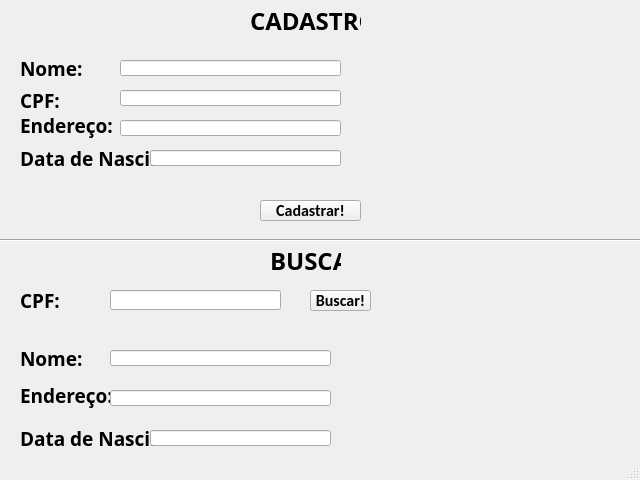
<?xml version="1.0" encoding="UTF-8"?>
<ui version="4.0">
 <class>MainWindow</class>
 <widget class="QMainWindow" name="MainWindow">
  <property name="geometry">
   <rect>
    <x>0</x>
    <y>0</y>
    <width>640</width>
    <height>480</height>
   </rect>
  </property>
  <property name="font">
   <font>
    <family>Arial</family>
    <pointsize>14</pointsize>
    <weight>50</weight>
    <bold>false</bold>
   </font>
  </property>
  <property name="windowTitle">
   <string>MainWindow</string>
  </property>
  <widget class="QWidget" name="centralwidget">
   <widget class="QLabel" name="label">
    <property name="geometry">
     <rect>
      <x>250</x>
      <y>0</y>
      <width>111</width>
      <height>41</height>
     </rect>
    </property>
    <property name="font">
     <font>
      <family>Bahnschrift</family>
      <pointsize>18</pointsize>
      <weight>75</weight>
      <bold>true</bold>
     </font>
    </property>
    <property name="text">
     <string>CADASTRO</string>
    </property>
   </widget>
   <widget class="QLineEdit" name="lineEdit">
    <property name="geometry">
     <rect>
      <x>120</x>
      <y>60</y>
      <width>221</width>
      <height>16</height>
     </rect>
    </property>
    <property name="font">
     <font>
      <family>Arial</family>
      <pointsize>10</pointsize>
      <weight>50</weight>
      <bold>false</bold>
     </font>
    </property>
   </widget>
   <widget class="QLabel" name="label_2">
    <property name="geometry">
     <rect>
      <x>20</x>
      <y>60</y>
      <width>101</width>
      <height>16</height>
     </rect>
    </property>
    <property name="font">
     <font>
      <family>Agency FB</family>
      <pointsize>14</pointsize>
      <weight>75</weight>
      <bold>true</bold>
     </font>
    </property>
    <property name="text">
     <string>Nome:</string>
    </property>
   </widget>
   <widget class="QLabel" name="label_3">
    <property name="geometry">
     <rect>
      <x>20</x>
      <y>90</y>
      <width>47</width>
      <height>21</height>
     </rect>
    </property>
    <property name="font">
     <font>
      <family>Agency FB</family>
      <pointsize>14</pointsize>
      <weight>75</weight>
      <bold>true</bold>
     </font>
    </property>
    <property name="text">
     <string>CPF:</string>
    </property>
   </widget>
   <widget class="QLabel" name="label_4">
    <property name="geometry">
     <rect>
      <x>20</x>
      <y>110</y>
      <width>131</width>
      <height>31</height>
     </rect>
    </property>
    <property name="font">
     <font>
      <family>Agency FB</family>
      <pointsize>14</pointsize>
      <weight>75</weight>
      <bold>true</bold>
     </font>
    </property>
    <property name="text">
     <string>Endereço:</string>
    </property>
   </widget>
   <widget class="QLabel" name="label_5">
    <property name="geometry">
     <rect>
      <x>20</x>
      <y>150</y>
      <width>201</width>
      <height>16</height>
     </rect>
    </property>
    <property name="font">
     <font>
      <family>Agency FB</family>
      <pointsize>14</pointsize>
      <weight>75</weight>
      <bold>true</bold>
     </font>
    </property>
    <property name="text">
     <string>Data de Nascimento:</string>
    </property>
   </widget>
   <widget class="QLineEdit" name="lineEdit_2">
    <property name="geometry">
     <rect>
      <x>120</x>
      <y>90</y>
      <width>221</width>
      <height>16</height>
     </rect>
    </property>
    <property name="font">
     <font>
      <family>Arial</family>
      <pointsize>10</pointsize>
      <weight>50</weight>
      <bold>false</bold>
     </font>
    </property>
   </widget>
   <widget class="QLineEdit" name="lineEdit_3">
    <property name="geometry">
     <rect>
      <x>120</x>
      <y>120</y>
      <width>221</width>
      <height>16</height>
     </rect>
    </property>
    <property name="font">
     <font>
      <family>Arial</family>
      <pointsize>10</pointsize>
      <weight>50</weight>
      <bold>false</bold>
     </font>
    </property>
   </widget>
   <widget class="QPushButton" name="pushButton">
    <property name="geometry">
     <rect>
      <x>260</x>
      <y>200</y>
      <width>101</width>
      <height>21</height>
     </rect>
    </property>
    <property name="font">
     <font>
      <family>Calibri</family>
      <pointsize>12</pointsize>
      <weight>75</weight>
      <bold>true</bold>
     </font>
    </property>
    <property name="autoFillBackground">
     <bool>false</bool>
    </property>
    <property name="text">
     <string>Cadastrar!</string>
    </property>
   </widget>
   <widget class="Line" name="line">
    <property name="geometry">
     <rect>
      <x>0</x>
      <y>230</y>
      <width>641</width>
      <height>21</height>
     </rect>
    </property>
    <property name="orientation">
     <enum>Qt::Horizontal</enum>
    </property>
   </widget>
   <widget class="QLabel" name="label_6">
    <property name="geometry">
     <rect>
      <x>270</x>
      <y>240</y>
      <width>71</width>
      <height>41</height>
     </rect>
    </property>
    <property name="font">
     <font>
      <family>Bahnschrift</family>
      <pointsize>18</pointsize>
      <weight>75</weight>
      <bold>true</bold>
     </font>
    </property>
    <property name="text">
     <string>BUSCA</string>
    </property>
   </widget>
   <widget class="QLabel" name="label_7">
    <property name="geometry">
     <rect>
      <x>20</x>
      <y>290</y>
      <width>47</width>
      <height>21</height>
     </rect>
    </property>
    <property name="font">
     <font>
      <family>Agency FB</family>
      <pointsize>14</pointsize>
      <weight>75</weight>
      <bold>true</bold>
     </font>
    </property>
    <property name="text">
     <string>CPF:</string>
    </property>
   </widget>
   <widget class="QLineEdit" name="lineEdit_4">
    <property name="geometry">
     <rect>
      <x>110</x>
      <y>290</y>
      <width>171</width>
      <height>20</height>
     </rect>
    </property>
   </widget>
   <widget class="QPushButton" name="pushButton_2">
    <property name="geometry">
     <rect>
      <x>310</x>
      <y>290</y>
      <width>61</width>
      <height>21</height>
     </rect>
    </property>
    <property name="font">
     <font>
      <family>Calibri</family>
      <pointsize>12</pointsize>
      <weight>75</weight>
      <bold>true</bold>
     </font>
    </property>
    <property name="autoFillBackground">
     <bool>false</bool>
    </property>
    <property name="text">
     <string>Buscar!</string>
    </property>
   </widget>
   <widget class="QLabel" name="label_8">
    <property name="geometry">
     <rect>
      <x>20</x>
      <y>350</y>
      <width>101</width>
      <height>16</height>
     </rect>
    </property>
    <property name="font">
     <font>
      <family>Agency FB</family>
      <pointsize>14</pointsize>
      <weight>75</weight>
      <bold>true</bold>
     </font>
    </property>
    <property name="text">
     <string>Nome:</string>
    </property>
   </widget>
   <widget class="QLineEdit" name="lineEdit_5">
    <property name="geometry">
     <rect>
      <x>110</x>
      <y>350</y>
      <width>221</width>
      <height>16</height>
     </rect>
    </property>
    <property name="font">
     <font>
      <family>Arial</family>
      <pointsize>10</pointsize>
      <weight>50</weight>
      <bold>false</bold>
     </font>
    </property>
   </widget>
   <widget class="QLabel" name="label_9">
    <property name="geometry">
     <rect>
      <x>20</x>
      <y>380</y>
      <width>131</width>
      <height>31</height>
     </rect>
    </property>
    <property name="font">
     <font>
      <family>Agency FB</family>
      <pointsize>14</pointsize>
      <weight>75</weight>
      <bold>true</bold>
     </font>
    </property>
    <property name="text">
     <string>Endereço:</string>
    </property>
   </widget>
   <widget class="QLineEdit" name="lineEdit_6">
    <property name="geometry">
     <rect>
      <x>110</x>
      <y>390</y>
      <width>221</width>
      <height>16</height>
     </rect>
    </property>
    <property name="font">
     <font>
      <family>Arial</family>
      <pointsize>10</pointsize>
      <weight>50</weight>
      <bold>false</bold>
     </font>
    </property>
   </widget>
   <widget class="QLabel" name="label_10">
    <property name="geometry">
     <rect>
      <x>20</x>
      <y>430</y>
      <width>201</width>
      <height>16</height>
     </rect>
    </property>
    <property name="font">
     <font>
      <family>Agency FB</family>
      <pointsize>14</pointsize>
      <weight>75</weight>
      <bold>true</bold>
     </font>
    </property>
    <property name="text">
     <string>Data de Nascimento:</string>
    </property>
   </widget>
   <widget class="QLineEdit" name="lineEdit_7">
    <property name="geometry">
     <rect>
      <x>150</x>
      <y>430</y>
      <width>181</width>
      <height>16</height>
     </rect>
    </property>
    <property name="font">
     <font>
      <family>Arial</family>
      <pointsize>10</pointsize>
      <weight>50</weight>
      <bold>false</bold>
     </font>
    </property>
   </widget>
   <widget class="QLineEdit" name="lineEdit_8">
    <property name="geometry">
     <rect>
      <x>150</x>
      <y>150</y>
      <width>191</width>
      <height>16</height>
     </rect>
    </property>
    <property name="font">
     <font>
      <family>Arial</family>
      <pointsize>10</pointsize>
      <weight>50</weight>
      <bold>false</bold>
     </font>
    </property>
   </widget>
  </widget>
  <widget class="QStatusBar" name="statusbar"/>
 </widget>
 <resources/>
 <connections/>
</ui>
